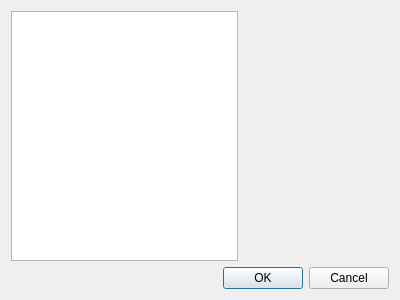
<?xml version="1.0" encoding="UTF-8"?>
<ui version="4.0">
 <class>SelectWidgetsDialog</class>
 <widget class="QDialog" name="SelectWidgetsDialog">
  <property name="geometry">
   <rect>
    <x>0</x>
    <y>0</y>
    <width>400</width>
    <height>300</height>
   </rect>
  </property>
  <property name="windowTitle">
   <string>选择快捷面板部件</string>
  </property>
  <layout class="QVBoxLayout" name="verticalLayout">
   <item>
    <layout class="QHBoxLayout" name="horizontalLayout_2" stretch="61,39">
     <item>
      <widget class="QListView" name="lstWidgets"/>
     </item>
     <item>
      <widget class="QLabel" name="lblDescription">
       <property name="text">
        <string/>
       </property>
       <property name="alignment">
        <set>Qt::AlignLeading|Qt::AlignLeft|Qt::AlignTop</set>
       </property>
       <property name="wordWrap">
        <bool>true</bool>
       </property>
      </widget>
     </item>
    </layout>
   </item>
   <item>
    <widget class="QDialogButtonBox" name="buttonBox">
     <property name="standardButtons">
      <set>QDialogButtonBox::Cancel|QDialogButtonBox::Ok</set>
     </property>
    </widget>
   </item>
  </layout>
 </widget>
 <resources/>
 <connections>
  <connection>
   <sender>buttonBox</sender>
   <signal>accepted()</signal>
   <receiver>SelectWidgetsDialog</receiver>
   <slot>accept()</slot>
   <hints>
    <hint type="sourcelabel">
     <x>199</x>
     <y>278</y>
    </hint>
    <hint type="destinationlabel">
     <x>199</x>
     <y>149</y>
    </hint>
   </hints>
  </connection>
  <connection>
   <sender>buttonBox</sender>
   <signal>rejected()</signal>
   <receiver>SelectWidgetsDialog</receiver>
   <slot>reject()</slot>
   <hints>
    <hint type="sourcelabel">
     <x>199</x>
     <y>278</y>
    </hint>
    <hint type="destinationlabel">
     <x>199</x>
     <y>149</y>
    </hint>
   </hints>
  </connection>
 </connections>
</ui>
